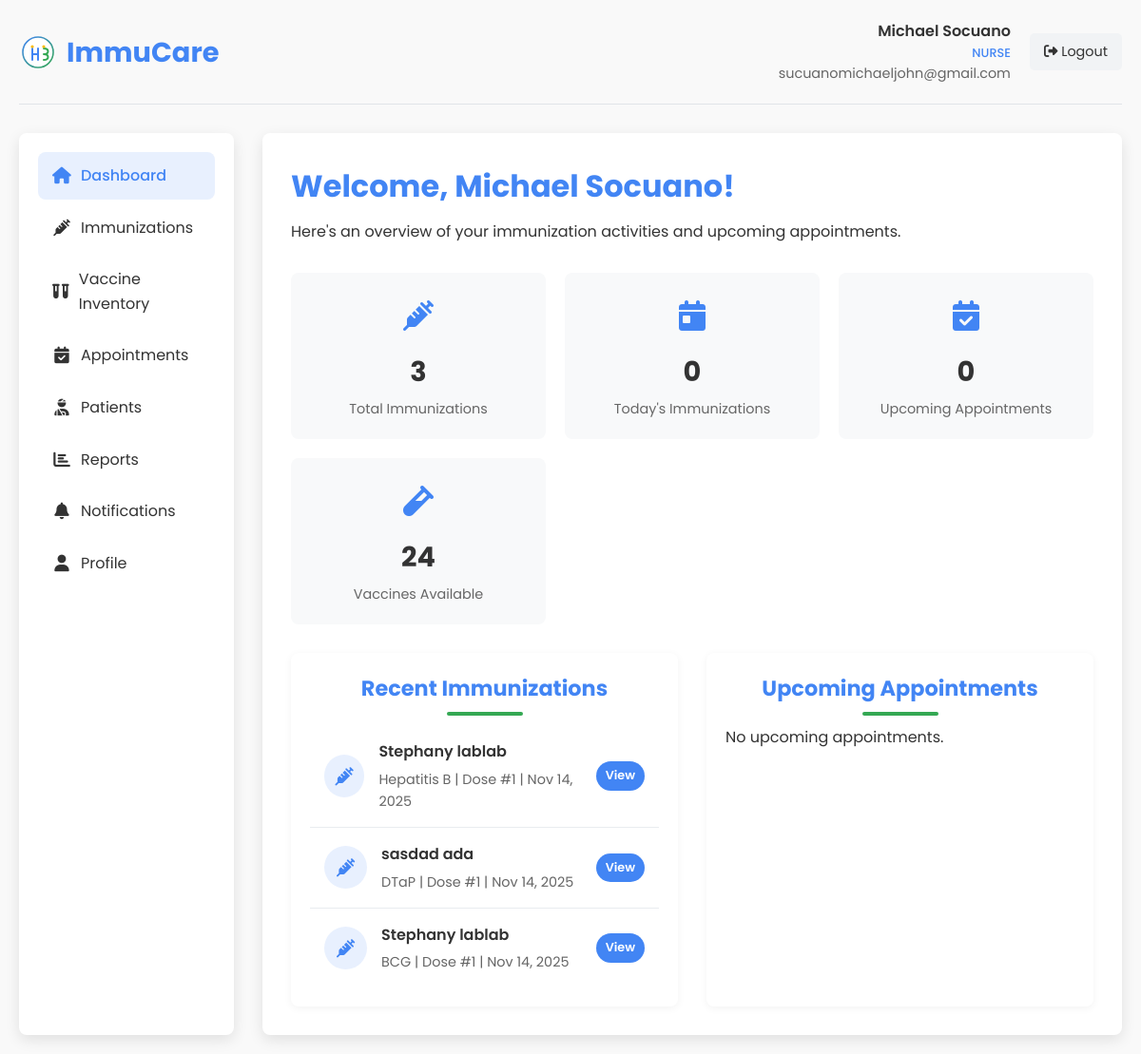
Screenshot of /nurse_dashboard.php (signed in) with the database file from the repository.
### tables this page shows
CREATE TABLE `immunizations` (
  `id` int(11) NOT NULL,
  `patient_id` int(11) NOT NULL,
  `vaccine_id` int(11) NOT NULL,
  `administered_by` int(11) NOT NULL,
  `dose_number` int(11) DEFAULT 1,
  `batch_number` varchar(50) DEFAULT NULL,
  `expiration_date` date DEFAULT NULL,
  `administered_date` datetime NOT NULL,
  `next_dose_date` date DEFAULT NULL,
  `location` varchar(100) DEFAULT NULL,
  `diagnosis` text DEFAULT NULL,
  `transaction_id` varchar(100) DEFAULT NULL,
  `transaction_number` varchar(50) DEFAULT NULL,
  `created_at` datetime NOT NULL,
  `updated_at` timestamp NOT NULL DEFAULT current_timestamp() ON UPDATE current_timestamp()
);

CREATE TABLE `patients` (
  `id` int(11) NOT NULL,
  `user_id` int(11) DEFAULT NULL,
  `first_name` varchar(50) NOT NULL,
  `middle_name` varchar(50) DEFAULT NULL,
  `last_name` varchar(50) NOT NULL,
  `date_of_birth` date NOT NULL,
  `gender` enum('male','female','other') NOT NULL,
  `blood_type` varchar(10) DEFAULT NULL COMMENT 'Patient blood type (A+, A-, B+, B-, AB+, AB-, O+, O-)',
  `purok` text NOT NULL,
  `city` varchar(100) NOT NULL,
  `province` varchar(100) NOT NULL,
  `postal_code` varchar(20) DEFAULT NULL,
  `phone_number` varchar(20) DEFAULT NULL,
  `email` varchar(255) DEFAULT NULL,
  `medical_history` text DEFAULT NULL,
  `allergies` text DEFAULT NULL,
  `diagnosis` text DEFAULT NULL COMMENT 'Patient diagnosis information',
  `created_at` datetime NOT NULL,
  `updated_at` timestamp NOT NULL DEFAULT current_timestamp() ON UPDATE current_timestamp()
);

CREATE TABLE `vaccines` (
  `id` int(11) NOT NULL,
  `name` varchar(100) NOT NULL,
  `manufacturer` varchar(100) DEFAULT NULL,
  `description` text DEFAULT NULL,
  `recommended_age` varchar(100) DEFAULT NULL,
  `doses_required` int(11) DEFAULT 1,
  `days_between_doses` int(11) DEFAULT NULL,
  `is_active` tinyint(1) DEFAULT 1,
  `created_at` datetime NOT NULL,
  `updated_at` timestamp NOT NULL DEFAULT current_timestamp() ON UPDATE current_timestamp()
);

### nurse_dashboard.php (the view, shortened to what this page needs)
<?php
$user_id = $_SESSION['user_id'];
$user_name = isset($_SESSION['user_name']) ? $_SESSION['user_name'] : 'Nurse';
$user_email = isset($_SESSION['user_email']) ? $_SESSION['user_email'] : '';
$conn = new mysqli(DB_HOST, DB_USER, DB_PASS, DB_NAME);
$stmt = $conn->prepare("SELECT COUNT(*) as count FROM immunizations WHERE administered_by = ?");
$stmt->bind_param("i", $user_id);
$stmt->execute();
$result = $stmt->get_result();
$immunization_count = $result->fetch_assoc()['count'];
$today = date('Y-m-d');
$stmt = $conn->prepare("SELECT COUNT(*) as count FROM immunizations WHERE administered_by = ? AND DATE(administered_date) = ?");
$stmt->bind_param("is", $user_id, $today);
$stmt->execute();
$result = $stmt->get_result();
$today_immunization_count = $result->fetch_assoc()['count'];
$stmt = $conn->prepare("SELECT COUNT(*) as count FROM appointments WHERE staff_id = ? AND appointment_date > NOW() AND status = 'confirmed'");
$stmt->bind_param("i", $user_id);
$stmt->execute();
$result = $stmt->get_result();
$appointment_count = $result->fetch_assoc()['count'];
$stmt = $conn->prepare("SELECT i.*, p.first_name, p.last_name, v.name as vaccine_name
                        FROM immunizations i
                        JOIN patients p ON i.patient_id = p.id
                        JOIN vaccines v ON i.vaccine_id = v.id
                        WHERE i.administered_by = ?
                        ORDER BY i.administered_date DESC LIMIT 5");
$stmt->bind_param("i", $user_id);
$stmt->execute();
$recent_immunizations = $stmt->get_result();
$stmt = $conn->prepare("SELECT a.*, p.first_name, p.last_name, v.name as vaccine_name
                        FROM appointments a
                        JOIN patients p ON a.patient_id = p.id
                        LEFT JOIN vaccines v ON a.vaccine_id = v.id
                        WHERE a.staff_id = ? AND a.appointment_date > NOW() AND a.status = 'confirmed'
                        ORDER BY a.appointment_date ASC LIMIT 5");
$stmt->bind_param("i", $user_id);
$stmt->execute();
$upcoming_appointments = $stmt->get_result();
?>
<!DOCTYPE html>
<html lang="en">
<head>
    <link rel="stylesheet" href="styles.css">
    <link rel="stylesheet" href="https://cdnjs.cloudflare.com/ajax/libs/font-awesome/6.4.0/css/all.min.css">
</head>
<body>
    <div class="dashboard-container">
        <div class="dashboard-header">
            <div class="dashboard-logo">
                <img src="images/logo.svg" alt="ImmuCare Logo">
                <h1>ImmuCare</h1>
            </div>
            <div class="user-menu">
                <div class="user-info">
                    <div class="user-name"><?php echo htmlspecialchars($user_name); ?></div>
                    <div class="user-role">Nurse</div>
                    <div class="user-email"><?php echo htmlspecialchars($user_email); ?></div>
                </div>
                <a href="?logout=1" class="logout-btn">
                    <i class="fas fa-sign-out-alt"></i> Logout
                </a>
            </div>
        </div>
        <div class="dashboard-content">
            <div class="sidebar">
                <ul class="sidebar-menu">
                    <li><a href="nurse_dashboard.php" class="active"><i class="fas fa-home"></i> Dashboard</a></li>
                    <li><a href="nurse_immunizations.php"><i class="fas fa-syringe"></i> Immunizations</a></li>
                    <li><a href="nurse_vaccine_inventory.php"><i class="fas fa-vials"></i> Vaccine Inventory</a></li>
                    <li><a href="nurse_appointments.php"><i class="fas fa-calendar-check"></i> Appointments</a></li>
                    <li><a href="nurse_patients.php"><i class="fas fa-user-injured"></i> Patients</a></li>
                    <li><a href="nurse_reports.php"><i class="fas fa-chart-bar"></i> Reports</a></li>
                    <li><a href="nurse_notifications.php"><i class="fas fa-bell"></i> Notifications</a></li>
                    <li><a href="nurse_profile.php"><i class="fas fa-user"></i> Profile</a></li>
                </ul>
            </div>
            <div class="main-content">
                <div class="welcome-section">
                    <h2>Welcome, <?php echo htmlspecialchars($user_name); ?>!</h2>
                    <p>Here's an overview of your immunization activities and upcoming appointments.</p>
                </div>
                <div class="stats-grid">
                    <div class="stat-card">
                        <div class="stat-icon">
                            <i class="fas fa-syringe"></i>
                        </div>
                        <div class="stat-value"><?php echo $immunization_count; ?></div>
                        <div class="stat-label">Total Immunizations</div>
                    </div>
                    <div class="stat-card">
                        <div class="stat-icon">
                            <i class="fas fa-calendar-day"></i>
                        </div>
                        <div class="stat-value"><?php echo $today_immunization_count; ?></div>
                        <div class="stat-label">Today's Immunizations</div>
                    </div>
                    <div class="stat-card">
                        <div class="stat-icon">
                            <i class="fas fa-calendar-check"></i>
                        </div>
                        <div class="stat-value"><?php echo $appointment_count; ?></div>
                        <div class="stat-label">Upcoming Appointments</div>
                    </div>
                    <div class="stat-card">
                        <div class="stat-icon">
                            <i class="fas fa-vial"></i>
                        </div>
                        <div class="stat-value">24</div>
                        <div class="stat-label">Vaccines Available</div>
                    </div>
                </div>
                <div class="dashboard-sections">
                    <div class="section-card">
                        <h3 class="section-title">Recent Immunizations</h3>
                        <?php if ($recent_immunizations->num_rows > 0): ?>
                            <?php while ($immunization = $recent_immunizations->fetch_assoc()): ?>
                                <div class="record-item">
                                    <div class="record-icon">
                                        <i class="fas fa-syringe"></i>
                                    </div>
                                    <div class="record-details">
                                        <div class="record-title">
                                            <?php echo htmlspecialchars($immunization['first_name'] . ' ' . $immunization['last_name']); ?>
                                        </div>
                                        <div class="record-info">
                                            <?php echo htmlspecialchars($immunization['vaccine_name']); ?> |
                                            Dose #<?php echo $immunization['dose_number']; ?> |
                                            <?php echo date('M j, Y', strtotime($immunization['administered_date'])); ?>
                                        </div>
                                    </div>
                                    <div class="record-actions">
                                        <a href="view_immunization.php?id=<?php echo $immunization['id']; ?>" class="btn btn-primary btn-sm">View</a>
                                    </div>
                                </div>
                            <?php endwhile; ?>
                        <?php else: ?>
                            <p>No recent immunizations.</p>
                        <?php endif; ?>
                    </div>
                    <div class="section-card">
                        <h3 class="section-title">Upcoming Appointments</h3>
                        <?php if ($upcoming_appointments->num_rows > 0): ?>
                            <?php while ($appointment = $upcoming_appointments->fetch_assoc()): ?>
                                <div class="record-item">
                                    <div class="record-icon">
                                        <i class="fas fa-calendar"></i>
                                    </div>
                                    <div class="record-details">
                                        <div class="record-title">
                                            <?php echo htmlspecialchars($appointment['first_name'] . ' ' . $appointment['last_name']); ?>
                                        </div>
                                        <div class="record-info">
                                            <?php echo date('M j, Y - g:i A', strtotime($appointment['appointment_date'])); ?> |
                                            <?php echo !empty($appointment['vaccine_name']) ? htmlspecialchars($appointment['vaccine_name']) : htmlspecialchars($appointment['purpose']); ?>
                                        </div>
                                    </div>
                                    <div class="record-actions">
                                        <a href="view_appointment.php?id=<?php echo $appointment['id']; ?>" class="btn btn-primary btn-sm">View</a>
                                        <a href="administer_vaccine.php?appointment_id=<?php echo $appointment['id']; ?>" class="btn btn-outline btn-sm">Record</a>
                                    </div>
                                </div>
                            <?php endwhile; ?>
                        <?php else: ?>
                            <p>No upcoming appointments.</p>
                        <?php endif; ?>
                    </div>
                </div>
            </div>
        </div>
    </div>
</body>
</html>

### styles.css (style rules this page uses)
:root { --primary-color: #4285f4; --secondary-color: #34a853; --accent-color: #fbbc05; --text-color: #333; --light-text: #666; --bg-light: #f9f9f9; --bg-white: #ffffff; --shadow: 0 5px 15px rgba(0, 0, 0, 0.1); --border-radius: 8px; --transition: all 0.3s ease; }
* { margin: 0; padding: 0; box-sizing: border-box; }
html { scroll-behavior: smooth; }
body { font-family: 'Poppins', sans-serif; line-height: 1.6; color: var(--text-color); background-color: var(--bg-light); }
a { text-decoration: none; color: inherit; }
ul { list-style: none; }
img { max-width: 100%; height: auto; }
.section-title { font-size: 2.5rem; text-align: center; margin-bottom: 3rem; position: relative; color: var(--primary-color); }
.section-title::after { content: ''; position: absolute; bottom: -10px; left: 50%; transform: translateX(-50%); width: 80px; height: 4px; background-color: var(--secondary-color); border-radius: 2px; }
.btn { display: inline-block; padding: 12px 24px; border-radius: 30px; font-weight: 600; cursor: pointer; transition: var(--transition); text-align: center; }
.btn-primary { background-color: var(--primary-color); color: white; }

### rows the page displays
immunizations: patient.last_name "Stephany lablab", vaccine.name "Hepatitis B", dose_number "1", administered_date "Nov 14, 2025"
immunizations: patient.last_name "sasdad ada", vaccine.name "DTaP", dose_number "1", administered_date "Nov 14, 2025"
immunizations: patient.last_name "Stephany lablab", vaccine.name "BCG", dose_number "1", administered_date "Nov 14, 2025"

### other values shown
$user_name "Michael Socuano"
$user_email "sucuanomichaeljohn@gmail.com"
$immunization_count "3"
$today_immunization_count "0"
$appointment_count "0"
